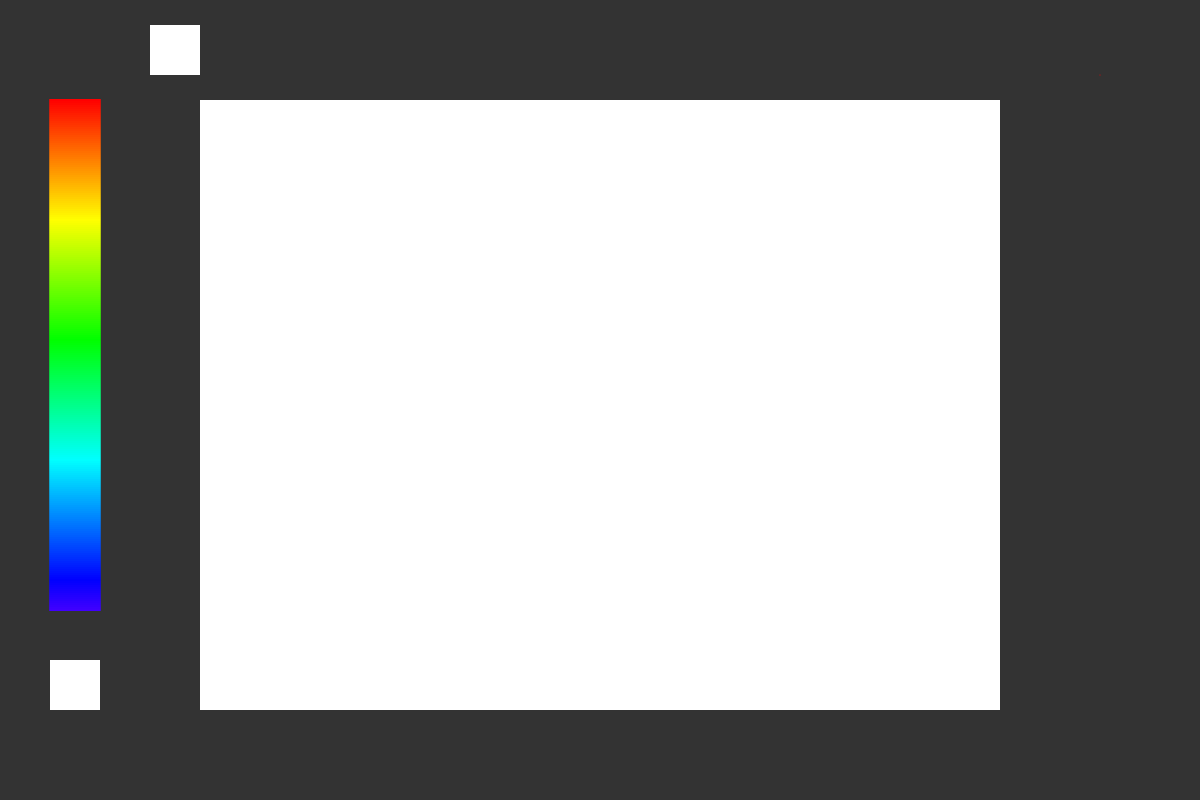
Frame 1 (no input)
Frame 60 (no input): identical to frame 1, image omitted
Frame 120 (the mouse pressed at the canvas centre since frame 60): identical to frame 1, image omitted

The p5.js sketch that drew this single still picture (run headless with seeded random() and noise() and a simulated clock; from frame 60 on, the mouse is pressed at the canvas centre):

// p5.js sketch
// ── sketch.js
var H = 0;
var S = 255;
var B = 255;
var Slider;
var hi = 100;


function setup() {
  createCanvas(1200,800);
  smooth();
  background(51);
  colorMode(HSB);
  strokeWeight(2);
  Slider = createSlider(1, 0, 20, 1);
 
  for (var i = 0; i<256; i++){
   stroke(H+i, S, B);
    line(50, 2*i+hi, 100, 2*i+hi);
 }
 noStroke();
 fill(255,0,255);
  rect(50,50+2*255+hi,50,50);
  //gumka
  rect(150,25,50,50);
  
  //kanwa
  rect(200,hi,800,610);
}

function draw() {
   noStroke();

 
   if ((mouseX>49)&&(mouseX<101)&&(mouseY>49)&&(mouseY<2*255+50)){
     H = (mouseY-50)/2;
     fill(H,S,B);
     rect(50,hi+2*255+50,50,50);
   }
   
    fill(0,0,20);
  rect(width-150, 0, 100, 150);
       fill(H,S,B);
  ellipse(width-100, 75, Slider.value(), Slider.value())
   
}

function mouseClicked(){
  if ((mouseX>49)&&(mouseX<101)&&(mouseY>49)&&(mouseY<2*255+50)){
    H = (mouseY-50)/2;
    S = 255;
    B = 255;
    fill(H,S,B);
   rect(50,hi+2*255+50,50,50);
  }
  
  
 if ((mouseX>149)&&(mouseX<201)&&(mouseY>49)&&(mouseY<101)){
    H = 255;
    S = 0;
    B = 255;
        fill(H,S,B);
 }
}

function mouseDragged() {
200,hi,800,610
         strokeWeight(Slider.value());
        stroke(H,S,B);
        smooth();
         if ((mouseX>200)&&(mouseX<1000)&&(mouseY>hi)&&(mouseY<600+hi)){
                   line(mouseX, mouseY, pmouseX, pmouseY);
           noFill();
            
        strokeWeight(40);
        stroke(0,0,20);
      // rect(180,hi-20,890,660);
        stroke(H,S,B);
            strokeWeight(Slider.value());
           
         }


}
